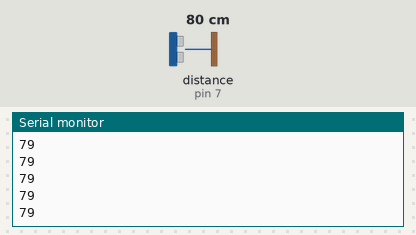
Recording of a sketch running on a simulated Arduino Uno, built with avr-gcc and run on an emulated ATmega328P. On the bench: the last lines printed to the serial monitor. Wiring (inferred from the names in the program): ultrasonic range finder: trigger pin 8; echo pin 7. The inputs (shaded band) are chosen by the test bench; at power-on: distance to the obstacle (sensor on pin 7) 80 cm. The echo pulse lasts 58.3 µs per cm.

Above: at 1.2 s.
1.3 s: distance to the obstacle (sensor on pin 7) set to 2 cm
At 1.59 s:
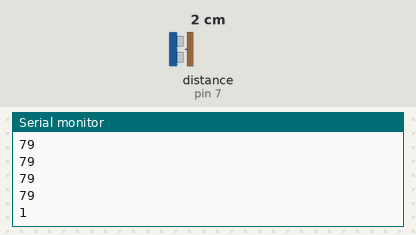
2.8 s: distance to the obstacle (sensor on pin 7) set to 4 cm
At 2.8 s:
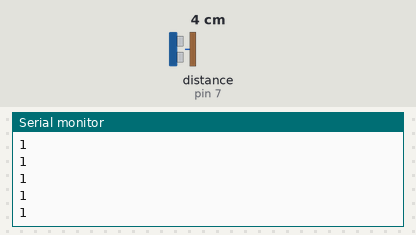
Timing chart, 0 to 5.8 s (numbered marks = the images above; inputs shaded):
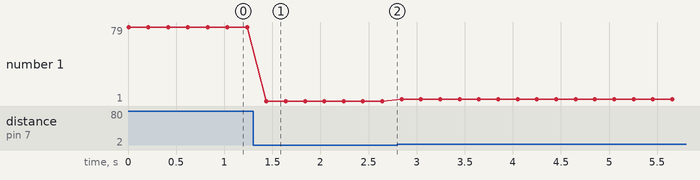

The sketch:

ultrasonic.ino
```cpp
int trigPin=8;
int echoPin=7;
float v=331.5+0.6*20;

void setup() {
  // put your setup code here, to run once:
  Serial.begin(9600);
  pinMode(trigPin,OUTPUT);
  pinMode(echoPin,INPUT);
}

float distanceM(){
  digitalWrite(trigPin,LOW);
  delayMicroseconds(3);
  digitalWrite(trigPin,HIGH);
  delayMicroseconds(5);
  digitalWrite(trigPin,LOW);

  float tUs=pulseIn(echoPin,HIGH);
  float t=tUs/1000.0/1000.0/2;
  float d=t*v;
  return d*100;
  }

void loop() {
  // put your main code here, to run repeatedly:
  int d=distanceM();
  Serial.println(d,DEC);
  delay(200);
}
```

Measured:
- after the input at 1.3 s, the serial monitor: prints a new line after 0.14 s (image 1)
- plotted number 1: 79 → 1 after the input at 1.3 s, 1 → 3 after the input at 2.8 s
